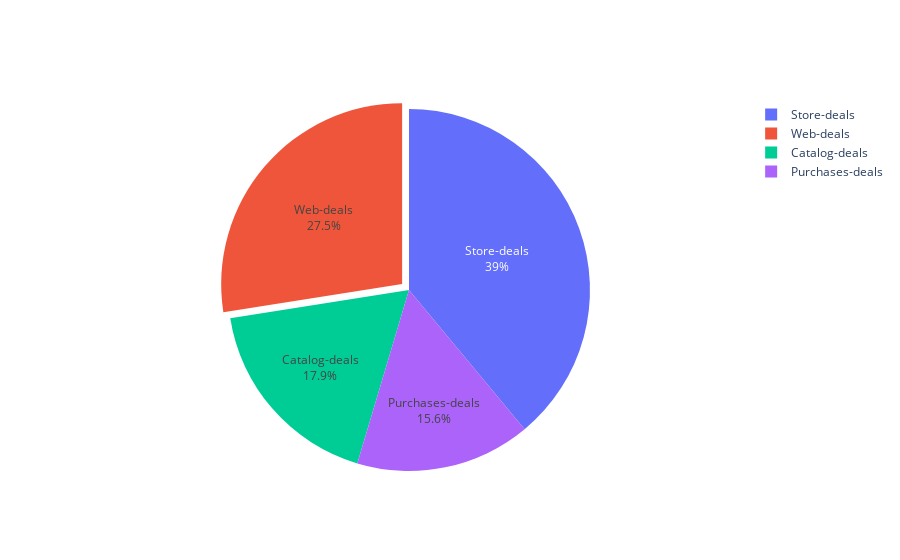

The code cell stored with this chart in its notebook:
### Markdown cell above
# what is the most Effective place to sell from and what is a ratio of each one of them?

### Code cell
import plotly.graph_objects as go

labels = ['Purchases-deals','Catalog-deals','Web-deals','Store-deals']
values = [df['NumDealsPurchases'].sum(), df['NumCatalogPurchases'].sum(), df['NumWebPurchases'].sum(), df['NumStorePurchases'].sum()]


fig = go.Figure(data=[go.Pie(labels=labels, values=values , pull= [0,0,.05,0])])

fig.update_traces(textposition='inside', textinfo='percent+label')
fig.show()

### Figure 1 — Plotly figure (JSON) as saved in the notebook; plotly's stock layout.template omitted (floating-point values rounded to 4 significant figures)
{"data": [{"labels": ["Purchases-deals", "Catalog-deals", "Web-deals", "Store-deals"], "pull": [0, 0, 0.05, 0], "textinfo": "percent+label", "textposition": "inside", "type": "pie", "values": [5205, 5956, 9143, 12962]}], "layout": {}}
